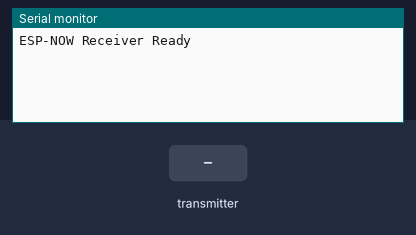
A sketch run on a simulated ESP32. On the bench: the last lines printed to the serial monitor. Inputs (shaded band) come from the test bench.

Above: at 1.2 s.
1.3 s: the transmitter starts sending angle = 0
At 1.66 s:
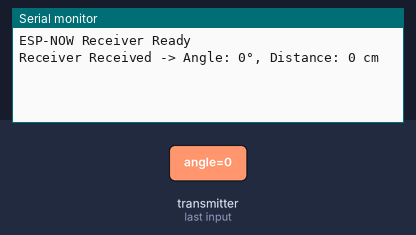
3.3 s: the transmitter starts sending distance = 1024
At 3.66 s:
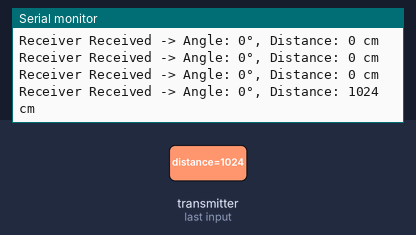
4.8 s: the transmitter starts sending angle = 45
At 5.16 s:
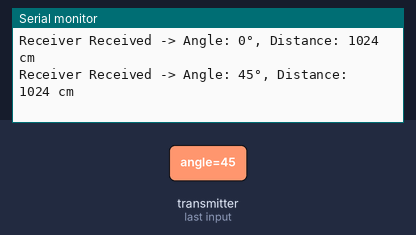
6.3 s: the transmitter starts sending distance = 0
At 6.66 s:
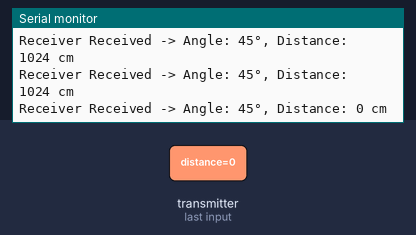

The sketch:

RADARSenderCode.ino
```cpp
#include <WiFi.h>      // Required for WiFi functionality on ESP32
#include <esp_now.h>   // Required for ESP-NOW communication

// Define a structure to receive data from the transmitter
typedef struct struct_message {
  int angle;      // Angle of the radar or gun servo (in degrees)
  int distance;   // Measured distance from ultrasonic sensor (in cm)
} struct_message;

struct_message incomingData; // Variable to store received data

// Callback function that gets triggered automatically when data is received
void OnDataRecv(const uint8_t * mac, const uint8_t *incomingDataBytes, int len) {
  // Copy incoming byte data into the structured format
  memcpy(&incomingData, incomingDataBytes, sizeof(incomingData));

  // Display received data in the Serial Monitor
  Serial.print("Receiver Received -> Angle: ");
  Serial.print(incomingData.angle);
  Serial.print("°, Distance: ");
  Serial.print(incomingData.distance);
  Serial.println(" cm");
}

void setup() {
  Serial.begin(115200); // Initialize Serial Monitor at 115200 baud

  // Configure ESP32 as a Wi-Fi Station (not connected to any router)
  WiFi.mode(WIFI_STA);
  WiFi.disconnect(); // Ensures it doesn't auto-connect to any Wi-Fi network

  // Initialize ESP-NOW
  if (esp_now_init() != ESP_OK) {
    Serial.println("Error initializing ESP-NOW");
    return; // Stop execution if ESP-NOW fails to initialize
  }

  // Register the receive callback function
  esp_now_register_recv_cb(OnDataRecv);

  Serial.println("ESP-NOW Receiver Ready"); // Indicate successful setup
}

void loop() {
  // No repeated actions needed here.
  // Data is received and handled via the OnDataRecv callback.
}
```

Measured:
- after the input at 1.3 s, the serial monitor: prints a new line after 0.05 s (image 1)
- after the input at 3.3 s, the serial monitor: prints a new line after 0.05 s (image 2)
- after the input at 4.8 s, the serial monitor: prints a new line after 0.05 s (image 3)
- after the input at 6.3 s, the serial monitor: prints a new line after 0.05 s (image 4)
